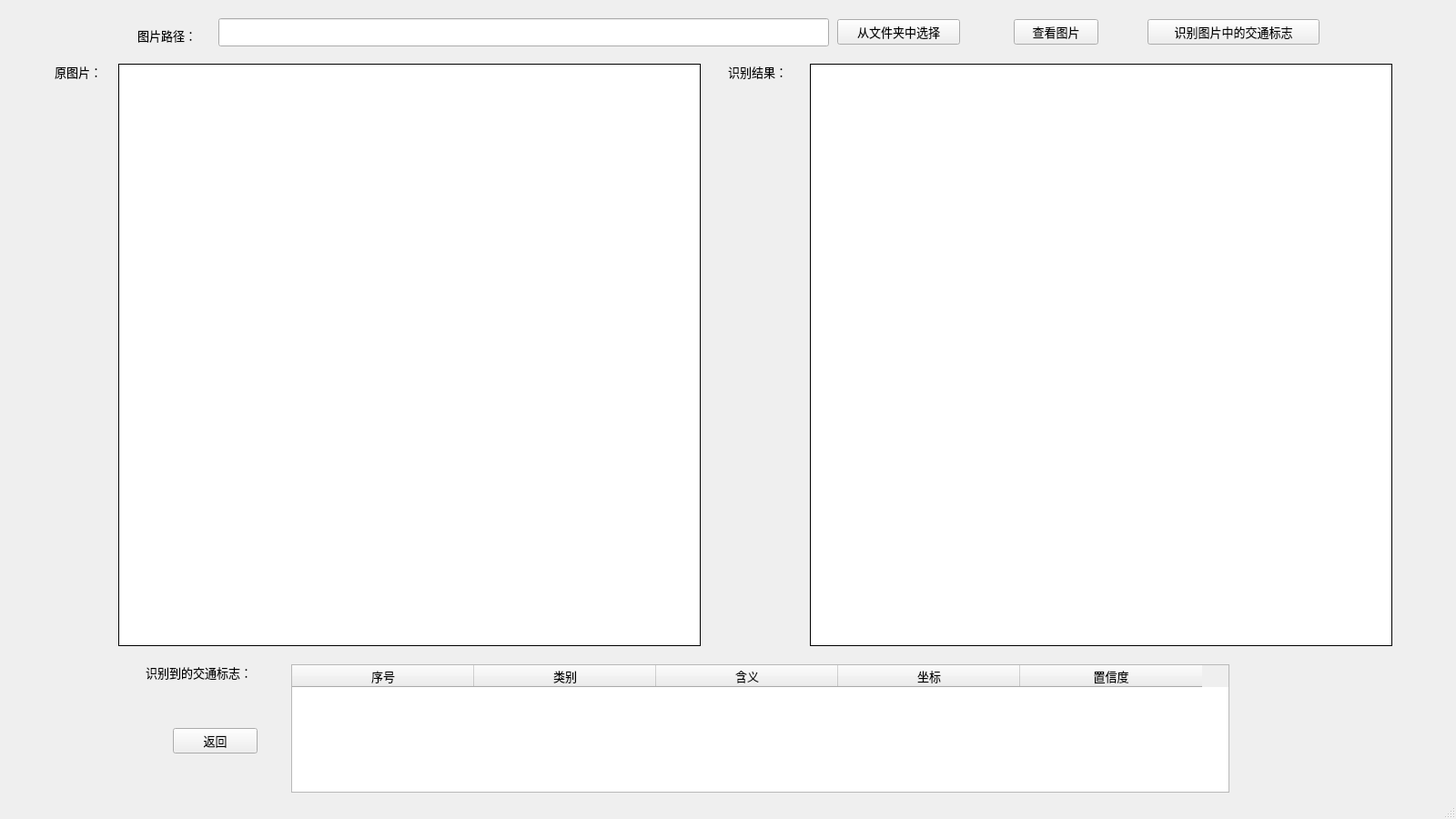
<?xml version="1.0" encoding="UTF-8"?>
<ui version="4.0">
 <class>MainWindow</class>
 <widget class="QMainWindow" name="MainWindow">
  <property name="geometry">
   <rect>
    <x>0</x>
    <y>0</y>
    <width>1600</width>
    <height>900</height>
   </rect>
  </property>
  <property name="minimumSize">
   <size>
    <width>1600</width>
    <height>900</height>
   </size>
  </property>
  <property name="maximumSize">
   <size>
    <width>1600</width>
    <height>900</height>
   </size>
  </property>
  <property name="windowTitle">
   <string>MainWindow</string>
  </property>
  <widget class="QWidget" name="centralwidget">
   <widget class="QLabel" name="label_3">
    <property name="enabled">
     <bool>true</bool>
    </property>
    <property name="geometry">
     <rect>
      <x>890</x>
      <y>70</y>
      <width>640</width>
      <height>640</height>
     </rect>
    </property>
    <property name="layoutDirection">
     <enum>Qt::LeftToRight</enum>
    </property>
    <property name="autoFillBackground">
     <bool>false</bool>
    </property>
    <property name="styleSheet">
     <string notr="true">#label_3
{
	background-color: white;
	border: 1px solid black;
}</string>
    </property>
    <property name="text">
     <string/>
    </property>
    <property name="alignment">
     <set>Qt::AlignCenter</set>
    </property>
   </widget>
   <widget class="QLabel" name="label_2">
    <property name="enabled">
     <bool>true</bool>
    </property>
    <property name="geometry">
     <rect>
      <x>130</x>
      <y>70</y>
      <width>640</width>
      <height>640</height>
     </rect>
    </property>
    <property name="cursor">
     <cursorShape>ArrowCursor</cursorShape>
    </property>
    <property name="mouseTracking">
     <bool>false</bool>
    </property>
    <property name="focusPolicy">
     <enum>Qt::TabFocus</enum>
    </property>
    <property name="autoFillBackground">
     <bool>false</bool>
    </property>
    <property name="styleSheet">
     <string notr="true">#label_2
{
    background-color: white;
	border: 1px solid black;
}</string>
    </property>
    <property name="text">
     <string/>
    </property>
    <property name="alignment">
     <set>Qt::AlignCenter</set>
    </property>
   </widget>
   <widget class="QTableWidget" name="tableWidget">
    <property name="enabled">
     <bool>true</bool>
    </property>
    <property name="geometry">
     <rect>
      <x>320</x>
      <y>730</y>
      <width>1031</width>
      <height>141</height>
     </rect>
    </property>
    <property name="styleSheet">
     <string notr="true"/>
    </property>
    <property name="showGrid">
     <bool>true</bool>
    </property>
    <property name="gridStyle">
     <enum>Qt::CustomDashLine</enum>
    </property>
    <property name="sortingEnabled">
     <bool>false</bool>
    </property>
    <property name="cornerButtonEnabled">
     <bool>true</bool>
    </property>
    <attribute name="horizontalHeaderDefaultSectionSize">
     <number>200</number>
    </attribute>
    <column>
     <property name="text">
      <string>序号</string>
     </property>
     <property name="font">
      <font>
       <family>黑体</family>
       <pointsize>10</pointsize>
      </font>
     </property>
    </column>
    <column>
     <property name="text">
      <string>类别</string>
     </property>
     <property name="font">
      <font>
       <family>黑体</family>
       <pointsize>10</pointsize>
      </font>
     </property>
    </column>
    <column>
     <property name="text">
      <string>含义</string>
     </property>
     <property name="font">
      <font>
       <family>黑体</family>
       <pointsize>10</pointsize>
      </font>
     </property>
    </column>
    <column>
     <property name="text">
      <string>坐标</string>
     </property>
     <property name="font">
      <font>
       <family>黑体</family>
       <pointsize>10</pointsize>
      </font>
     </property>
    </column>
    <column>
     <property name="text">
      <string>置信度</string>
     </property>
     <property name="font">
      <font>
       <family>黑体</family>
       <pointsize>10</pointsize>
      </font>
     </property>
    </column>
   </widget>
   <widget class="QLabel" name="label_6">
    <property name="geometry">
     <rect>
      <x>160</x>
      <y>730</y>
      <width>151</width>
      <height>17</height>
     </rect>
    </property>
    <property name="font">
     <font>
      <family>黑体</family>
      <pointsize>10</pointsize>
     </font>
    </property>
    <property name="text">
     <string>识别到的交通标志：</string>
    </property>
   </widget>
   <widget class="QLabel" name="label_5">
    <property name="geometry">
     <rect>
      <x>800</x>
      <y>70</y>
      <width>90</width>
      <height>17</height>
     </rect>
    </property>
    <property name="font">
     <font>
      <family>黑体</family>
      <pointsize>10</pointsize>
     </font>
    </property>
    <property name="text">
     <string>识别结果：</string>
    </property>
   </widget>
   <widget class="QLabel" name="label_4">
    <property name="geometry">
     <rect>
      <x>60</x>
      <y>70</y>
      <width>72</width>
      <height>17</height>
     </rect>
    </property>
    <property name="font">
     <font>
      <family>黑体</family>
      <pointsize>10</pointsize>
     </font>
    </property>
    <property name="text">
     <string>原图片：</string>
    </property>
   </widget>
   <widget class="QLabel" name="label">
    <property name="geometry">
     <rect>
      <x>151</x>
      <y>30</y>
      <width>90</width>
      <height>17</height>
     </rect>
    </property>
    <property name="font">
     <font>
      <family>黑体</family>
      <pointsize>10</pointsize>
     </font>
    </property>
    <property name="text">
     <string>图片路径：</string>
    </property>
    <property name="textFormat">
     <enum>Qt::AutoText</enum>
    </property>
   </widget>
   <widget class="QPushButton" name="pushButton">
    <property name="geometry">
     <rect>
      <x>920</x>
      <y>21</y>
      <width>135</width>
      <height>28</height>
     </rect>
    </property>
    <property name="font">
     <font>
      <family>黑体</family>
      <pointsize>10</pointsize>
     </font>
    </property>
    <property name="text">
     <string>从文件夹中选择</string>
    </property>
   </widget>
   <widget class="QPushButton" name="pushButton_2">
    <property name="geometry">
     <rect>
      <x>1114</x>
      <y>21</y>
      <width>93</width>
      <height>28</height>
     </rect>
    </property>
    <property name="font">
     <font>
      <family>黑体</family>
      <pointsize>10</pointsize>
     </font>
    </property>
    <property name="text">
     <string>查看图片</string>
    </property>
   </widget>
   <widget class="QPushButton" name="pushButton_3">
    <property name="geometry">
     <rect>
      <x>1261</x>
      <y>21</y>
      <width>189</width>
      <height>28</height>
     </rect>
    </property>
    <property name="font">
     <font>
      <family>黑体</family>
      <pointsize>10</pointsize>
     </font>
    </property>
    <property name="text">
     <string>识别图片中的交通标志</string>
    </property>
   </widget>
   <widget class="QLineEdit" name="lineEdit">
    <property name="geometry">
     <rect>
      <x>240</x>
      <y>20</y>
      <width>671</width>
      <height>31</height>
     </rect>
    </property>
    <property name="font">
     <font>
      <family>等线</family>
      <pointsize>10</pointsize>
     </font>
    </property>
    <property name="text">
     <string/>
    </property>
   </widget>
   <widget class="QPushButton" name="pushButton_4">
    <property name="geometry">
     <rect>
      <x>190</x>
      <y>800</y>
      <width>93</width>
      <height>28</height>
     </rect>
    </property>
    <property name="font">
     <font>
      <family>黑体</family>
      <pointsize>10</pointsize>
     </font>
    </property>
    <property name="text">
     <string>返回</string>
    </property>
   </widget>
  </widget>
  <widget class="QStatusBar" name="statusbar"/>
 </widget>
 <resources/>
 <connections/>
</ui>
